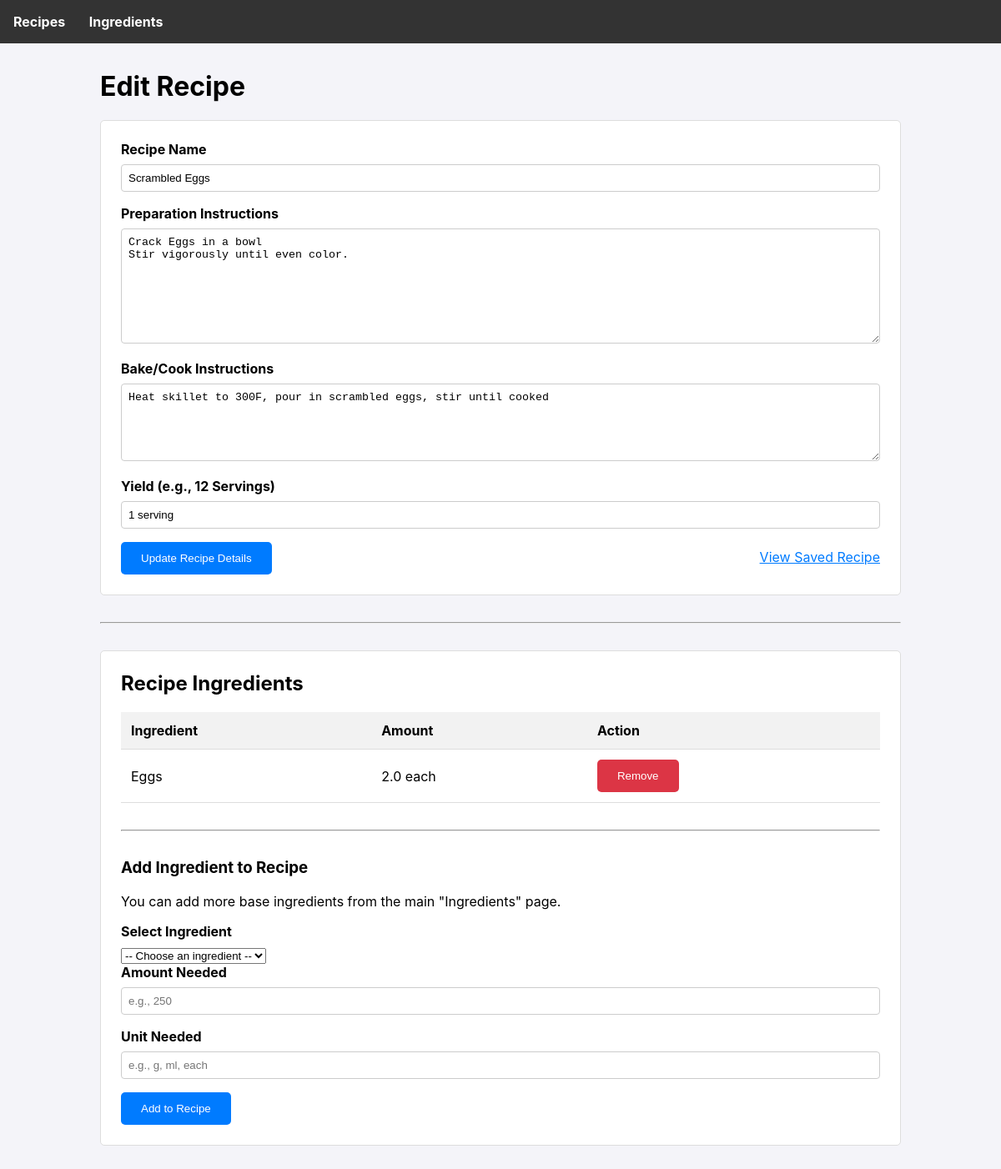
Page /recipe/edit/1 on the earlier database version.
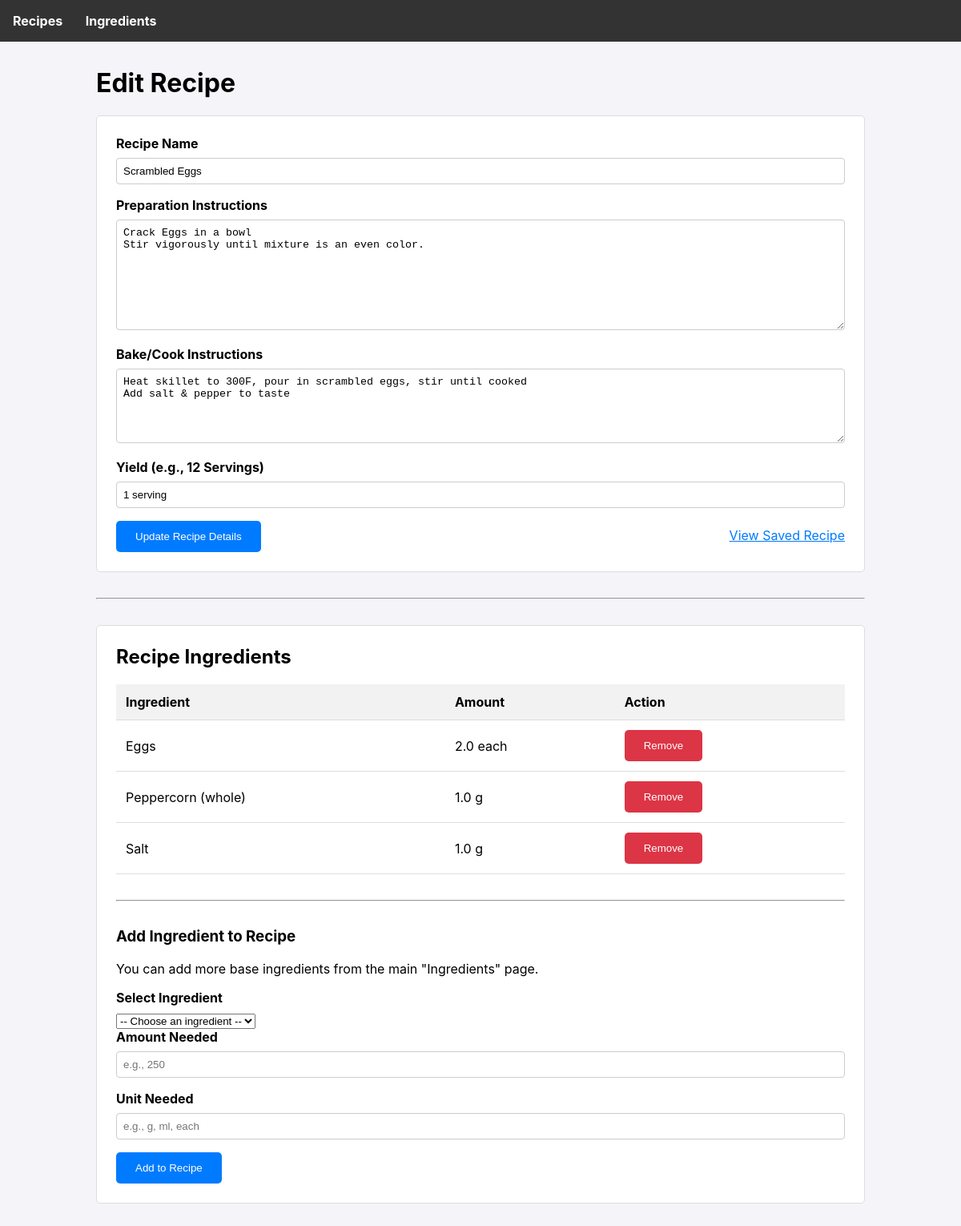
Same page on the later database version.
### tables this page shows
CREATE TABLE recipes (
        id INTEGER PRIMARY KEY AUTOINCREMENT,
        name TEXT UNIQUE NOT NULL,
        preparation_instructions TEXT,
        bake_instructions TEXT,
        yield TEXT
    );

CREATE TABLE recipe_ingredients (
        recipe_id INTEGER NOT NULL,
        ingredient_id INTEGER NOT NULL,
        amount_needed REAL NOT NULL,
        unit_needed TEXT NOT NULL,
        PRIMARY KEY (recipe_id, ingredient_id),
        FOREIGN KEY (recipe_id) REFERENCES recipes (id),
        FOREIGN KEY (ingredient_id) REFERENCES ingredients (id)
    );

CREATE TABLE ingredients (
        id INTEGER PRIMARY KEY AUTOINCREMENT,
        name TEXT UNIQUE NOT NULL
    );

### app.py (the view, shortened to what this page needs)
@app.route('/recipe/edit/<int:recipe_id>', methods=('GET', 'POST'))
def edit_recipe(recipe_id):
    db = get_db()
    recipe = db.execute('SELECT * FROM recipes WHERE id = ?', (recipe_id,)).fetchone()
    recipe_ingredients = db.execute('''
        SELECT i.id, i.name, ri.amount_needed, ri.unit_needed
        FROM recipe_ingredients ri
        JOIN ingredients i ON ri.ingredient_id = i.id
        WHERE ri.recipe_id = ? ORDER BY i.name
    ''', (recipe_id,)).fetchall()
    all_ingredients = db.execute('SELECT * FROM ingredients ORDER BY name').fetchall()
    return render_template('recipe_form.html',
                           recipe=recipe,
                           recipe_ingredients=recipe_ingredients,
                           all_ingredients=all_ingredients)

### app.py (called while the page is built)
def get_db():
    if 'db' not in g:
        g.db = sqlite3.connect(DATABASE)
        g.db.row_factory = sqlite3.Row
    return g.db

### templates/recipe_form.html (shortened to what this page needs)
{% extends 'base.html' %}
{% block content %}
    <h1>{% if recipe %}Edit Recipe{% else %}Add New Recipe{% endif %}</h1>
    <div class="card">
        <form method="post">
            <label for="name">Recipe Name</label>
            <input type="text" name="name" id="name" value="{{ recipe.name if recipe else '' }}" required>
            <label for="preparation_instructions">Preparation Instructions</label>
            <textarea name="preparation_instructions" id="preparation_instructions" rows="8">{{ recipe.preparation_instructions if recipe else '' }}</textarea>
            <label for="bake_instructions">Bake/Cook Instructions</label>
            <textarea name="bake_instructions" id="bake_instructions" rows="5">{{ recipe.bake_instructions if recipe else '' }}</textarea>
            <label for="yield">Yield (e.g., 12 Servings)</label>
            <input type="text" name="yield" id="yield" value="{{ recipe.yield if recipe else '' }}">
            <button type="submit">{% if recipe %}Update Recipe Details{% else %}Create Recipe and Add Ingredients{% endif %}</button>
            {% if recipe %}
            <a href="{{ url_for('recipe_detail', recipe_id=recipe.id) }}" style="float: right; margin-top: 0.5rem;">View Saved Recipe</a>
            {% endif %}
        </form>
    </div>
    {% if recipe %}
    <hr style="margin: 2rem 0;">
    <div class="card">
        <h2>Recipe Ingredients</h2>
        <table>
            <thead>
                <tr>
                    <th>Ingredient</th>
                    <th>Amount</th>
                    <th>Action</th>
                </tr>
            </thead>
            <tbody>
                {% for item in recipe_ingredients %}
                <tr>
                    <td>{{ item.name }}</td>
                    <td>{{ item.amount_needed }} {{ item.unit_needed }}</td>
                    <td>
                        <form action="{{ url_for('delete_ingredient_from_recipe', recipe_id=recipe.id, ingredient_id=item.id) }}" method="post" style="display: inline;">
                            <button type="submit" onclick="return confirm('Are you sure you want to remove this ingredient?');" style="background-color: #dc3545;">Remove</button>
                        </form>
                    </td>
                </tr>
                {% else %}
                <tr>
                    <td colspan="3">No ingredients have been added to this recipe yet.</td>
                </tr>
                {% endfor %}
            </tbody>
        </table>
        <hr style="margin: 2rem 0;">
        <h3>Add Ingredient to Recipe</h3>
        <p>You can add more base ingredients from the main "Ingredients" page.</p>
        <form action="{{ url_for('add_ingredient_to_recipe', recipe_id=recipe.id) }}" method="post">
            <label for="ingredient_id">Select Ingredient</label>
            <select name="ingredient_id" id="ingredient_id" required>
                <option value="">-- Choose an ingredient --</option>
            </select>
            <label for="amount_needed">Amount Needed</label>
            <input type="number" step="any" name="amount_needed" id="amount_needed" placeholder="e.g., 250" required>
            <label for="unit_needed">Unit Needed</label>
            <input type="text" name="unit_needed" id="unit_needed" placeholder="e.g., g, ml, each" required>
            <button type="submit">Add to Recipe</button>
        </form>
    </div>
    {% endif %}
{% endblock %}

Differences in the rows shown:
changed recipes "Scrambled Eggs": preparation_instructions "Crack Eggs in a bowl Stir vigorously until even color." → "Crack Eggs in a bowl Stir vigorously until mixture is an even color."; bake_instructions "Heat skillet to 300F, pour in scrambled eggs, stir until cooked" → "Heat skillet to 300F, pour in scrambled eggs, stir until cooked Add salt & pepper to taste"
added recipe_ingredients: name "Peppercorn (whole)", amount_needed "1.0", unit_needed "g"
added recipe_ingredients: name "Salt", amount_needed "1.0", unit_needed "g"
